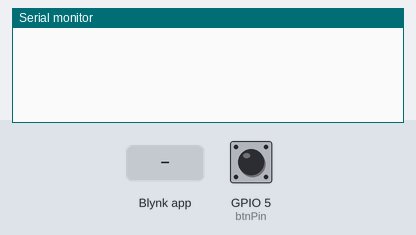
The sketch below on a simulated ESP8266 (NodeMCU). Shown: the last lines printed to the serial monitor. Inputs (shaded band) come from the test bench; at power-on: GPIO 5 (btnPin) HIGH. WiFi joins after 1.5 s; servers stay silent unless stated.

Above: at 3.3 s.
3.4 s: GPIO 5 (btnPin) pulled LOW for 0.15 s
At 4.2 s:
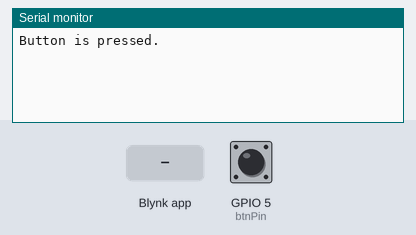
5.0 s: Blynk app writes 1 to V5
At 5.4 s:
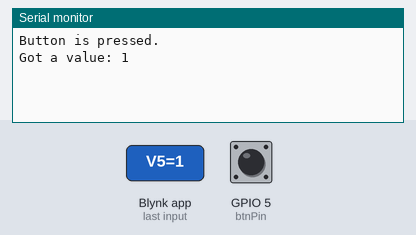
6.5 s: Blynk app writes 0 to V5
At 7.8 s:
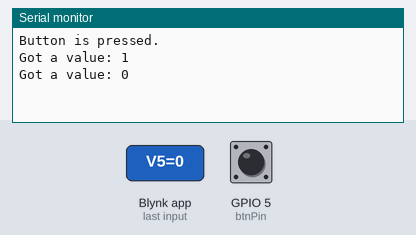

The sketch:

HomeStation.ino
```cpp
            #include <ESP8266WiFi.h>
            #include <BlynkSimpleEsp8266.h>
                //#include <SimpleTimer.h>
                // You should get Auth Token in the Blynk App.
                // Go to the Project Settings (nut icon).
              char auth[] = "632f99110911484c8a04af6b0b257935";
              const int btnPin = 5;

               // SimpleTimer timer;
            void notifyOnButtonPress()
            {
              // Invert state, since button is "Active LOW"
              int isButtonPressed = !digitalRead(5);
              if (isButtonPressed) {
                Serial.println("Button is pressed.");

                Blynk.notify("Yaaay... button is pressed!");
              }
            }

            void setup()
            {
              Serial.begin(115200);
              Blynk.begin(auth, "121", "nicaicai");

              // Attach pin 2 interrupt to our handler
              pinMode(btnPin, INPUT_PULLUP);

              while (Blynk.connect() == false) {
                // Wait until connected
              }
            pinMode(5, INPUT_PULLUP);
              // Attach pin 2 interrupt to our handler
              attachInterrupt(digitalPinToInterrupt(5), notifyOnButtonPress, CHANGE);

            }

            // V3 LED Widget represents the physical button state


            BLYNK_WRITE(V5)
            {
              // You'll get HIGH/1 at startTime and LOW/0 at stopTime.
              // this method will be triggered every day
              // until you remove widget or stop project or
              // clean stop/start fields of widget
              Serial.print("Got a value: ");
              Serial.println(param.asStr());
            }
            void loop()
            {
             Blynk.run();


            }
```

Measured:
- after the input at 3.4 s, the serial monitor: prints a new line at once (image 1)
- after the input at 5.0 s, the serial monitor: prints a new line at once (image 2)
- after the input at 6.5 s, the serial monitor: prints a new line at once (image 3)
